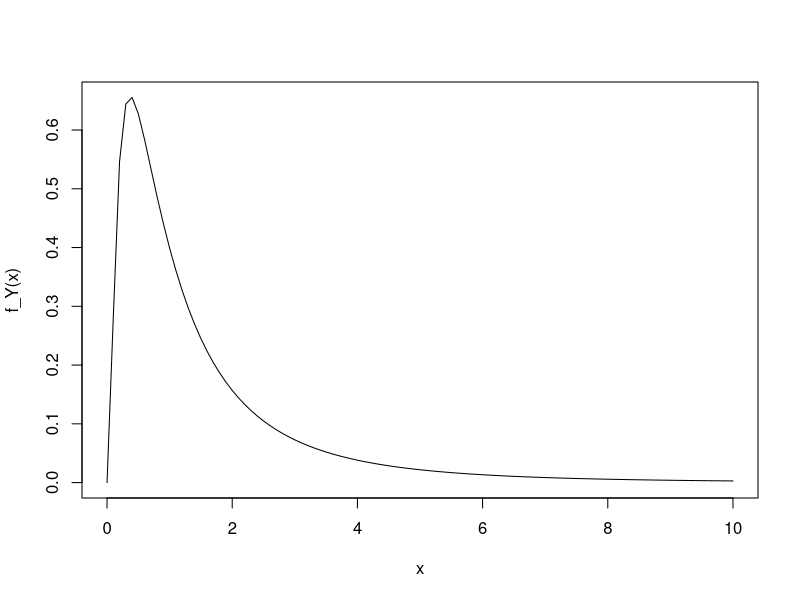
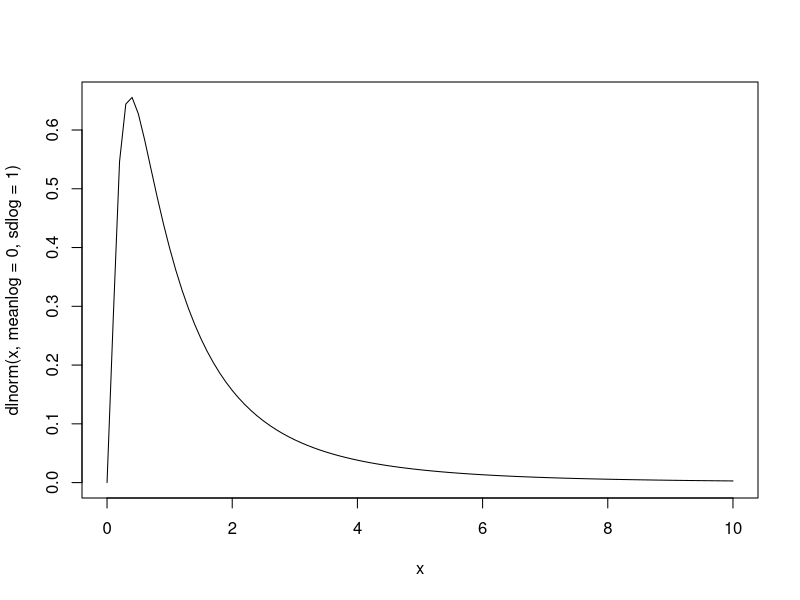
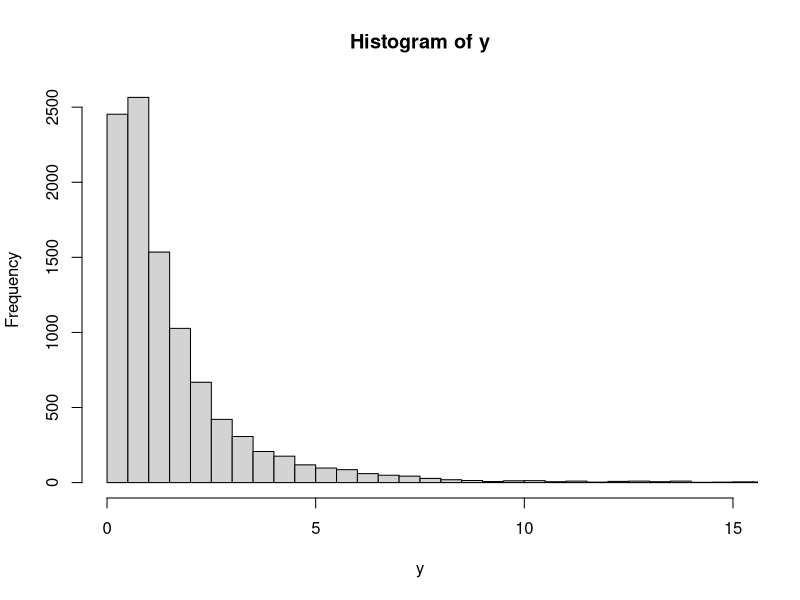

These charts were generated, in order, by the following R code:
## ---- chunk 1
f_Y <- function(y) { 
  ifelse(y<=0, 0, (1/(y*sqrt(2*pi))) * exp((-1/2) * log(y)^2)) 
}

curve(f_Y,from = 0, to = 10) # plot the PDF
curve(dlnorm(x, meanlog = 0, sdlog = 1), from = 0, to = 10) # check work against lognormal distribution
## ---- chunk 2
set.seed(127)

x <- rnorm(10000,0,1)
y <- exp(x)
hist(y, breaks=60, xlim=c(0,15))
